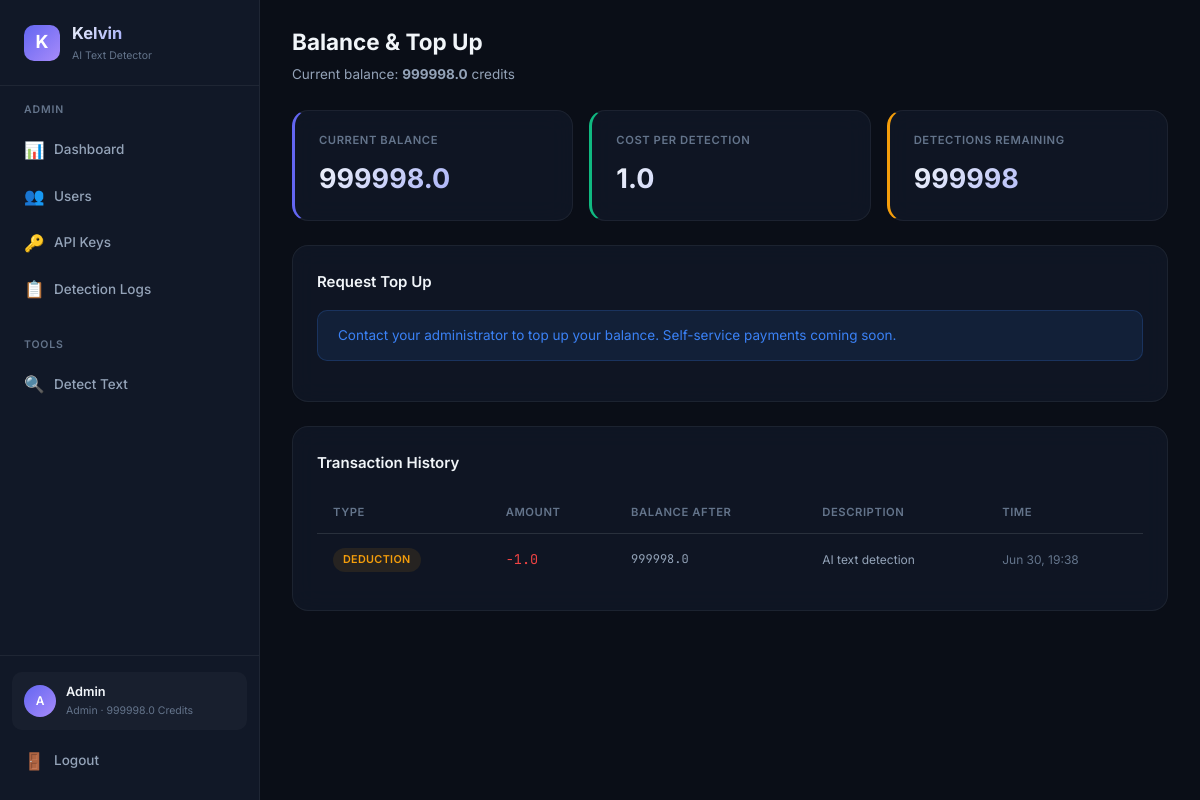
The page /dashboard/topup (signed in) on the database as committed earlier.
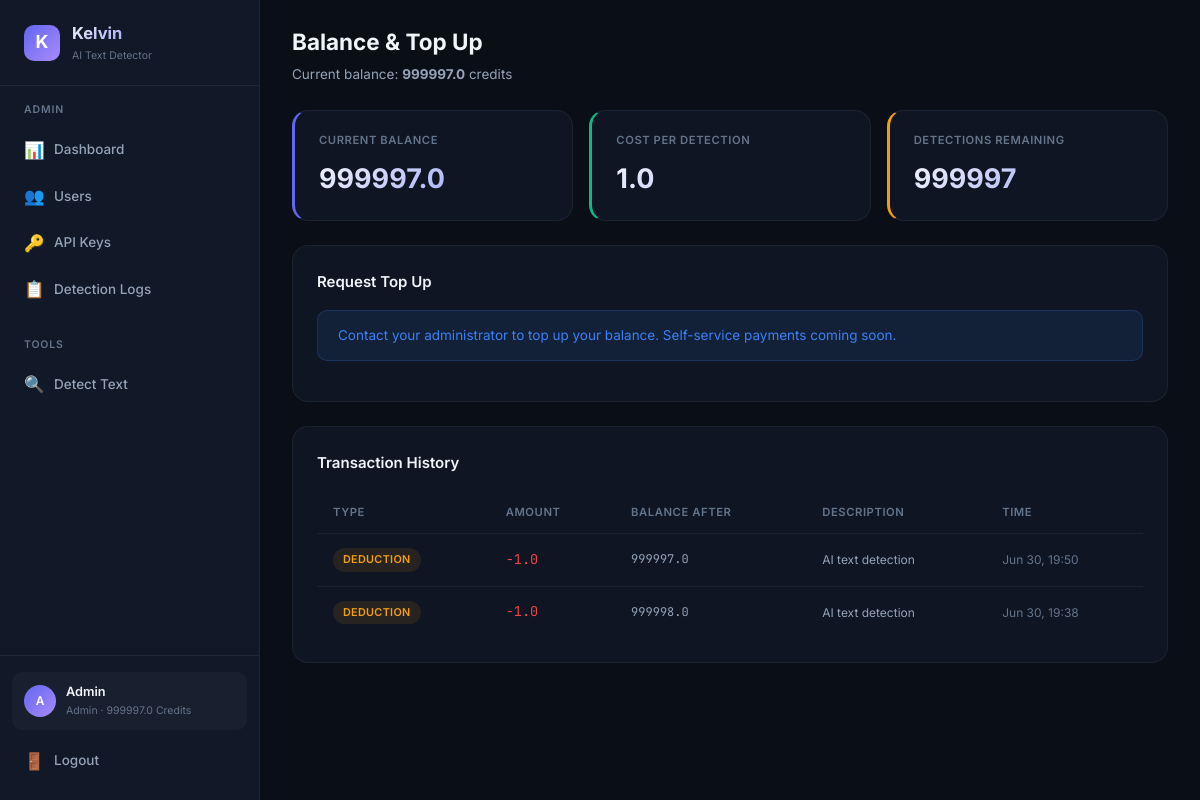
The same page on the database as committed later.
### database.py (models this page shows, shortened)
class User(Base):
    __tablename__ = "users"
    id = Column(Integer, primary_key=True, autoincrement=True)
    email = Column(String(255), unique=True, nullable=False, index=True)
    password_hash = Column(String(255), nullable=False)
    display_name = Column(String(100), nullable=False)
    role = Column(String(20), nullable=False, default="user")  # "admin" or "user"
    balance = Column(Float, nullable=False, default=100.0)
    is_active = Column(Boolean, nullable=False, default=True)
    created_at = Column(DateTime, nullable=False, default=datetime.utcnow)
    api_keys = relationship("APIKeyRecord", back_populates="user", lazy="dynamic")
    detection_logs = relationship("DetectionLog", back_populates="user", lazy="dynamic")
    transactions = relationship("BalanceTransaction", back_populates="user", lazy="dynamic")

class BalanceTransaction(Base):
    __tablename__ = "balance_transactions"
    id = Column(Integer, primary_key=True, autoincrement=True)
    user_id = Column(Integer, ForeignKey("users.id"), nullable=False, index=True)
    amount = Column(Float, nullable=False)  # positive = credit, negative = debit
    type = Column(String(20), nullable=False)  # "topup", "deduction", "refund", "signup_bonus"
    description = Column(String(255), nullable=True)
    balance_after = Column(Float, nullable=True)
    created_at = Column(DateTime, nullable=False, default=datetime.utcnow)
    user = relationship("User", back_populates="transactions")

### detect-ai.py (the view)
@app.get("/dashboard/topup", response_class=HTMLResponse)
async def user_topup_page(request: Request, db: Session = Depends(get_db_session)):
    user = _require_web_user(request, db)
    transactions = db.query(BalanceTransaction).filter(BalanceTransaction.user_id == user.id).order_by(desc(BalanceTransaction.created_at)).limit(50).all()
    return _render(request, db, "user/topup.html", transactions=transactions)

### templates/user/topup.html (shortened to what this page needs)
{% extends "base.html" %}
{% set active_page = 'user-topup' %}
{% block page_header %}
<div class="page-header">
    <h2>Balance & Top Up</h2>
    <p>Current balance: <strong>{{ user.balance | round(1) }}</strong> credits</p>
</div>
{% endblock %}
{% block content %}
<div class="stats-grid">
    <div class="stat-card accent">
        <div class="stat-label">Current Balance</div>
        <div class="stat-value">{{ user.balance | round(1) }}</div>
    </div>
    <div class="stat-card green">
        <div class="stat-label">Cost Per Detection</div>
        <div class="stat-value">1.0</div>
    </div>
    <div class="stat-card yellow">
        <div class="stat-label">Detections Remaining</div>
        <div class="stat-value">{{ user.balance | int }}</div>
    </div>
</div>
<div class="card mb-24">
    <div class="card-header">
        <h3>Request Top Up</h3>
    </div>
    <div class="alert alert-info">
        Contact your administrator to top up your balance. Self-service payments coming soon.
    </div>
</div>
<div class="card">
    <div class="card-header">
        <h3>Transaction History</h3>
    </div>
    {% if transactions %}
    <div class="table-container">
        <table>
            <thead>
                <tr>
                    <th>Type</th>
                    <th>Amount</th>
                    <th>Balance After</th>
                    <th>Description</th>
                    <th>Time</th>
                </tr>
            </thead>
            <tbody>
                {% for tx in transactions %}
                <tr>
                    <td>
                        {% if tx.type == 'topup' or tx.type == 'signup_bonus' %}
                        <span class="badge badge-green">{{ tx.type }}</span>
                        {% elif tx.type == 'deduction' %}
                        <span class="badge badge-yellow">deduction</span>
                        {% elif tx.type == 'refund' %}
                        <span class="badge badge-blue">refund</span>
                        {% else %}
                        <span class="badge badge-muted">{{ tx.type }}</span>
                        {% endif %}
                    </td>
                    <td class="text-mono {% if tx.amount > 0 %}text-green{% else %}text-red{% endif %}">
                        {{ '+' if tx.amount > 0 else '' }}{{ tx.amount | round(1) }}
                    </td>
                    <td class="text-mono text-sm">{{ tx.balance_after | round(1) if tx.balance_after else '—' }}</td>
                    <td class="text-sm">{{ tx.description or '—' }}</td>
                    <td class="text-sm text-muted">{{ tx.created_at.strftime('%b %d, %H:%M') if tx.created_at else '—' }}</td>
                </tr>
                {% endfor %}
            </tbody>
        </table>
    </div>
    {% else %}
    <div class="empty-state">
        <div class="empty-icon">💰</div>
        <h3>No transactions yet</h3>
    </div>
    {% endif %}
</div>
{% endblock %}

### templates/base.html (shortened to what this page needs)
<!DOCTYPE html>
<html lang="en">
<head>
    <link rel="stylesheet" href="/static/css/style.css">
</head>
<body>
    {% block body %}
    <div class="app-layout">
        <aside class="sidebar">
            <div class="sidebar-brand">
                <div class="brand-icon">K</div>
                <div>
                    <h1>Kelvin</h1>
                    <div class="brand-version">AI Text Detector</div>
                </div>
            </div>
            <nav class="sidebar-nav">
                {% if user and user.role == 'admin' %}
                <div class="nav-section">
                    <div class="nav-section-title">Admin</div>
                    <a href="/admin/dashboard" class="nav-link {% if active_page == 'admin-dashboard' %}active{% endif %}">
                        <span class="nav-icon">📊</span> Dashboard
                    </a>
                    <a href="/admin/users" class="nav-link {% if active_page == 'admin-users' %}active{% endif %}">
                        <span class="nav-icon">👥</span> Users
                    </a>
                    <a href="/admin/keys" class="nav-link {% if active_page == 'admin-keys' %}active{% endif %}">
                        <span class="nav-icon">🔑</span> API Keys
                    </a>
                    <a href="/admin/logs" class="nav-link {% if active_page == 'admin-logs' %}active{% endif %}">
                        <span class="nav-icon">📋</span> Detection Logs
                    </a>
                </div>
                <div class="nav-section">
                    <div class="nav-section-title">Tools</div>
                    <a href="/dashboard/detect" class="nav-link {% if active_page == 'detect' %}active{% endif %}">
                        <span class="nav-icon">🔍</span> Detect Text
                    </a>
                </div>
                {% endif %}
            </nav>
            {% if user %}
            <div class="sidebar-footer">
                <div class="sidebar-user">
                    <div class="user-avatar">{{ user.display_name[0] | upper }}</div>
                    <div class="user-info">
                        <div class="user-name">{{ user.display_name }}</div>
                        <div class="user-role">{{ user.role }} · {{ user.balance | round(1) }} credits</div>
                    </div>
                </div>
                <a href="/logout" class="nav-link" style="margin-top: 8px;">
                    <span class="nav-icon">🚪</span> Logout
                </a>
            </div>
            {% endif %}
        </aside>
        <main class="main-content">
            {% block page_header %}{% endblock %}
            <div class="page-body">
                {% block content %}{% endblock %}
            </div>
        </main>
    </div>
    {% endblock %}
</body>
</html>

Rows that differ between the two databases and show on the page:
changed User "Admin": balance "999998.0" → "999997.0"; balance "999998" → "999997"
added BalanceTransaction: type "DEDUCTION", amount "-1.0", balance_after "999997.0", description "AI text detection", created_at "Jun 30, 19:50"
